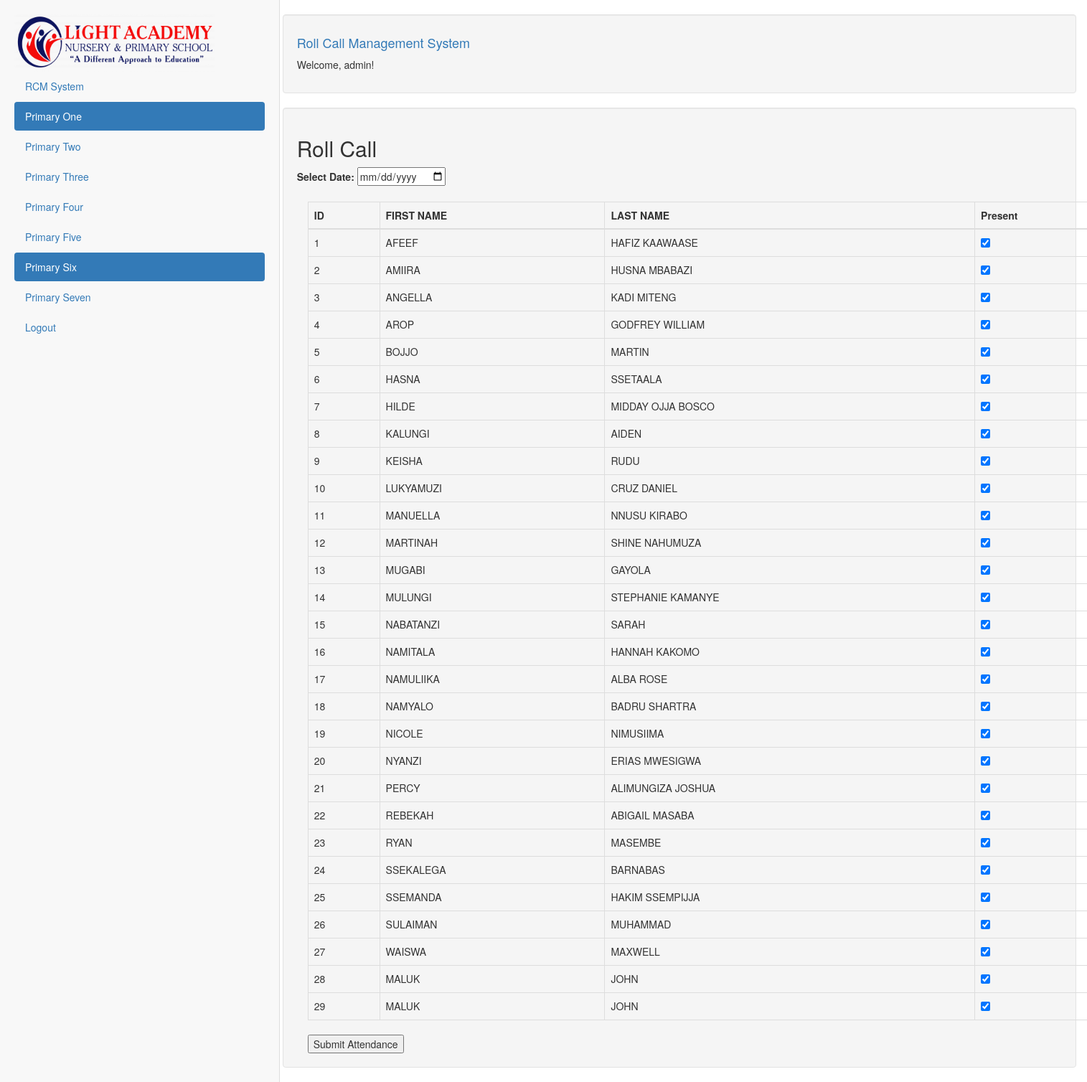
Screenshot of /pri6_roll_call.php (signed in) with the database file from the repository.
### tables this page shows
CREATE TABLE `primary6` (
  `id` int(11) NOT NULL,
  `first_name` varchar(50) NOT NULL,
  `last_name` varchar(50) NOT NULL
);

### pri6_roll_call.php (the view, shortened to what this page needs)
<!DOCTYPE html>
<html lang="en">
<head>
  <link rel="stylesheet" href="https://maxcdn.bootstrapcdn.com/bootstrap/3.4.1/css/bootstrap.min.css">
</head>
<body>
<div class="container-fluid">
  <div class="row content">
    <div class="col-sm-3 sidenav hidden-xs">
        <div class="fixed-sidebar">
     <img src="lanps_logo.png">
      <ul class="nav nav-pills nav-stacked">
        <li ><a href="homepage.php">RCM System</a></li>
         <li class="active"><a href="primaryone.php">Primary One</a></li>
        <li ><a href="primarytwo.php">Primary Two</a></li>
        <li ><a href="primarythree.php">Primary Three</a></li>
        <li><a href="primaryfour.php">Primary Four</a></li>
        <li><a href="primaryfive.php">Primary Five</a></li>
        <li class="active"><a href="primarysix.php">Primary Six</a></li>
        <li><a href="primaryseven.php">Primary Seven</a></li>
          <li><a href="logout.php">Logout</a></li>
      </ul><br>
    </div>
  </div>
    <br>
    <div class="col-sm-9">
      <div class="well">
        <h4 class="text-primary">Roll Call Management System</h4>
         <p>Welcome, <?php echo htmlspecialchars($_SESSION['username']); ?>!</p>
      </div>
      <div class="row">
        <div class="col-sm-12" >
          <div class="well bg-info text-white">
 <?php
$host = "localhost";
$db_name = "roll_call_system";
$username = "root";
$password = "";
$conn = new mysqli($host, $username, $password, $db_name);
$primary6 = [];
$sql = "SELECT * FROM primary6";
$result = $conn->query($sql);
if ($result->num_rows > 0) {
    while($row = $result->fetch_assoc()) {
        $primary6[] = $row;
    }
}
?>
<!DOCTYPE html>
<html lang="en">
<head>
</head>
<body>
<h2>Roll Call</h2>
<form action="" method="POST">
    <label for="date">Select Date:</label>
    <input type="date" name="date" id="date" required><br><br>
<div class="container">
    <table class="table table-bordered">
        <thead>
            <tr><th> ID </th>
                <th>FIRST NAME</th>
                <th>LAST NAME</th>
                <th>Present</th>
            </tr>
        </thead>
        <tbody>
            <?php foreach ($primary6 as $student): ?>
                <tr>
                  <td><?php echo $student['id']  ?></td>
                    <td><?php echo $student['first_name']; ?> </td>
                    <td> <?php echo $student['last_name']; ?></td>
                    <td>
                        <input type="checkbox" name="student_<?php echo $student['id']; ?>" checked>
                    </td>
                </tr>
            <?php endforeach; ?>
        </tbody>
    </table>
    <input type="submit" value="Submit Attendance">
</form>
        </div>
        </div>
</body>
</html>

### pri6_roll_call.php (style rules this page uses)
.row.content { height: 550px }
.sidenav { background-color: white; height: 100%; }
.fixed-sidebar { position: fixed; top: 0; left: 0; width: 390px; height: 100%; background-color: #f8f8f8; border-right: 1px solid #ddd; padding: 20px; }
img { height: 80px; width: 80%; }

### rows the page displays
primary6: id "1", first_name "AFEEF", last_name "HAFIZ KAAWAASE"
primary6: id "2", first_name "AMIIRA", last_name "HUSNA MBABAZI"
primary6: id "3", first_name "ANGELLA", last_name "KADI MITENG"
primary6: id "4", first_name "AROP", last_name "GODFREY WILLIAM"
primary6: id "5", first_name "BOJJO", last_name "MARTIN"
primary6: id "6", first_name "HASNA", last_name "SSETAALA"
primary6: id "7", first_name "HILDE", last_name "MIDDAY OJJA BOSCO"
primary6: id "8", first_name "KALUNGI", last_name "AIDEN"
primary6: id "9", first_name "KEISHA", last_name "RUDU"
primary6: id "10", first_name "LUKYAMUZI", last_name "CRUZ DANIEL"
primary6: id "11", first_name "MANUELLA", last_name "NNUSU KIRABO"
primary6: id "12", first_name "MARTINAH", last_name "SHINE NAHUMUZA"
primary6: id "13", first_name "MUGABI", last_name "GAYOLA"
primary6: id "14", first_name "MULUNGI", last_name "STEPHANIE KAMANYE"
primary6: id "15", first_name "NABATANZI", last_name "SARAH"
primary6: id "16", first_name "NAMITALA", last_name "HANNAH KAKOMO"
primary6: id "17", first_name "NAMULIIKA", last_name "ALBA ROSE"
primary6: id "18", first_name "NAMYALO", last_name "BADRU SHARTRA"
primary6: id "19", first_name "NICOLE", last_name "NIMUSIIMA"
primary6: id "20", first_name "NYANZI", last_name "ERIAS MWESIGWA"
primary6: id "21", first_name "PERCY", last_name "ALIMUNGIZA JOSHUA"
primary6: id "22", first_name "REBEKAH", last_name "ABIGAIL MASABA"
primary6: id "23", first_name "RYAN", last_name "MASEMBE"
primary6: id "24", first_name "SSEKALEGA", last_name "BARNABAS"
primary6: id "25", first_name "SSEMANDA", last_name "HAKIM SSEMPIJJA"
primary6: id "26", first_name "SULAIMAN", last_name "MUHAMMAD"
primary6: id "27", first_name "WAISWA", last_name "MAXWELL"
primary6: id "28", first_name "MALUK", last_name "JOHN"
primary6: id "29", first_name "MALUK", last_name "JOHN"

### other values shown
$_SESSION['username'] "admin"
